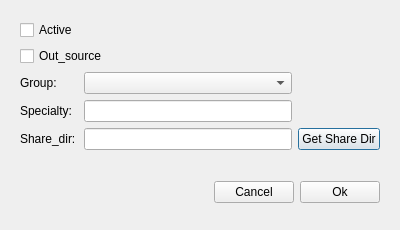
<?xml version="1.0" encoding="UTF-8"?>
<ui version="4.0">
 <class>Dialog</class>
 <widget class="QDialog" name="Dialog">
  <property name="geometry">
   <rect>
    <x>0</x>
    <y>0</y>
    <width>400</width>
    <height>230</height>
   </rect>
  </property>
  <property name="windowTitle">
   <string>Dialog</string>
  </property>
  <layout class="QVBoxLayout" name="verticalLayout">
   <item>
    <widget class="QFrame" name="frame_3">
     <property name="frameShape">
      <enum>QFrame::NoFrame</enum>
     </property>
     <property name="frameShadow">
      <enum>QFrame::Raised</enum>
     </property>
     <layout class="QGridLayout" name="gridLayout">
      <item row="4" column="2">
       <widget class="QPushButton" name="get_share_dir_button">
        <property name="text">
         <string>Get Share Dir</string>
        </property>
       </widget>
      </item>
      <item row="2" column="0">
       <widget class="QLabel" name="label_7">
        <property name="text">
         <string>Group:</string>
        </property>
       </widget>
      </item>
      <item row="1" column="0" colspan="2">
       <widget class="QCheckBox" name="autsource_check_box">
        <property name="enabled">
         <bool>true</bool>
        </property>
        <property name="acceptDrops">
         <bool>false</bool>
        </property>
        <property name="text">
         <string>Out_source</string>
        </property>
        <property name="checked">
         <bool>false</bool>
        </property>
       </widget>
      </item>
      <item row="4" column="0">
       <widget class="QLabel" name="label_8">
        <property name="text">
         <string>Share_dir:</string>
        </property>
       </widget>
      </item>
      <item row="4" column="1">
       <widget class="QLineEdit" name="share_dir_field"/>
      </item>
      <item row="2" column="1">
       <widget class="QComboBox" name="level_combobox">
        <property name="editable">
         <bool>false</bool>
        </property>
       </widget>
      </item>
      <item row="3" column="0">
       <widget class="QLabel" name="label_5">
        <property name="text">
         <string>Specialty:</string>
        </property>
       </widget>
      </item>
      <item row="3" column="1">
       <widget class="QLineEdit" name="specialty_field"/>
      </item>
      <item row="0" column="0">
       <widget class="QCheckBox" name="status_check_box">
        <property name="text">
         <string>Active</string>
        </property>
       </widget>
      </item>
     </layout>
    </widget>
   </item>
   <item>
    <widget class="QFrame" name="frame">
     <property name="frameShape">
      <enum>QFrame::NoFrame</enum>
     </property>
     <property name="frameShadow">
      <enum>QFrame::Raised</enum>
     </property>
     <layout class="QHBoxLayout" name="horizontalLayout_2">
      <item>
       <spacer name="horizontalSpacer">
        <property name="orientation">
         <enum>Qt::Horizontal</enum>
        </property>
        <property name="sizeHint" stdset="0">
         <size>
          <width>177</width>
          <height>20</height>
         </size>
        </property>
       </spacer>
      </item>
      <item>
       <widget class="QPushButton" name="artist_dialog_cancel">
        <property name="text">
         <string>Cancel</string>
        </property>
       </widget>
      </item>
      <item>
       <widget class="QPushButton" name="artist_dialog_ok">
        <property name="text">
         <string>Ok</string>
        </property>
       </widget>
      </item>
     </layout>
    </widget>
   </item>
  </layout>
 </widget>
 <resources/>
 <connections/>
</ui>
